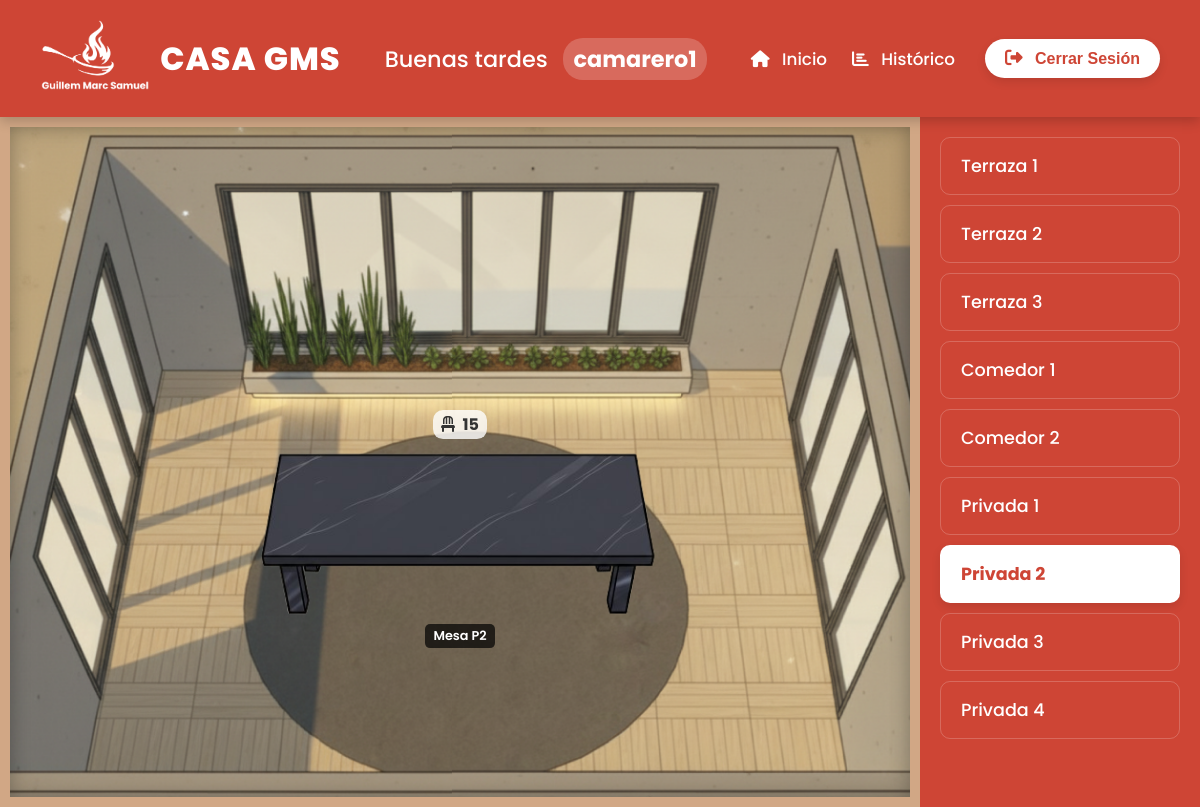
Page /PHP/PUBLIC/SALAS/privada2.php (signed in) on the committed database.
### tables this page shows
CREATE TABLE IF NOT EXISTS mesas (
    id INT AUTO_INCREMENT PRIMARY KEY,
    id_sala INT NOT NULL,
    nombre VARCHAR(20) NOT NULL,
    sillas INT NOT NULL,
    estado INT DEFAULT 1,   
    asignado_por INT NULL,  
    FOREIGN KEY (id_sala) REFERENCES salas(id) ON DELETE CASCADE,
    FOREIGN KEY (asignado_por) REFERENCES users(id) ON DELETE SET NULL
);

CREATE TABLE IF NOT EXISTS salas (
    id INT AUTO_INCREMENT PRIMARY KEY,
    nombre VARCHAR(100) NOT NULL,
    descripcion VARCHAR(255) NULL,
    num_mesas INT DEFAULT 0
);

### PHP/PUBLIC/SALAS/privada2.php (the view, shortened to what this page needs)
<?php
require_once '../../CONEXION/conexion.php';
$id_sala_actual = 7;
try {
    $stmt_mesas = $conn->prepare("
        SELECT m.*, u.username AS camarero
        FROM mesas m
        LEFT JOIN users u ON m.asignado_por = u.id
        WHERE m.id_sala = :sala
    ");
    $stmt_mesas->execute(['sala' => $id_sala_actual]);
    $mesas = $stmt_mesas->fetchAll(PDO::FETCH_ASSOC);
} catch (PDOException $e) {
    die("Error al cargar las mesas: " . $e->getMessage());
}
try {
    $stmt_salas = $conn->query("SELECT id, nombre FROM salas");
    $salas = $stmt_salas->fetchAll(PDO::FETCH_ASSOC);
} catch (PDOException $e) {
    die("Error al cargar las salas: " . $e->getMessage());
}
?>
<!DOCTYPE html>
<html lang="es">
<head>
    <link rel="stylesheet" href="https://cdnjs.cloudflare.com/ajax/libs/font-awesome/6.5.1/css/all.min.css">
    <link rel="stylesheet" href="../../../css/panel_principal.css">
    <link rel="stylesheet" href="../../../css/salas_general.css">
    <link rel="stylesheet" href="../../../css/privada2.css">
    <link rel="stylesheet" href="../../../css/mesas_privadas.css">
</head>
<body>
    <?php
    require_once '../header.php';
    ?>
    <div class="sala-container">
        <main class="sala-layout privada2">
            <?php foreach ($mesas as $mesa): ?>
                <?php
                    $clase = $mesa['estado'] == 2 ? 'ocupada' : 'libre';
                    $accion = $mesa['estado'] == 1
                        ? './../../PROCEDIMIENTOS/asignar_mesa.php'
                        : './../../PROCEDIMIENTOS/liberar_mesa.php';
                ?>
                <form action="<?php echo $accion; ?>" method="POST" class="mesa-form">
                    <button type="submit" class="mesa <?php echo $clase; ?>" id="mesa-<?php echo $mesa['id']; ?>">
                        <img src="../../../img/mesa_privada2.png" alt="Mesa" class="mesa-img">
                        <span class="mesa-label"><?php echo htmlspecialchars($mesa['nombre']); ?></span>
                        <div class="mesa-sillas">
                            <i class="fa-solid fa-chair"></i> <?php echo $mesa['sillas']; ?>
                        </div>
                    </button>
                </form>
            <?php endforeach; ?>
        </main>
        <aside class="salas-navigation">
            <?php foreach ($salas as $sala): ?>
                <?php
                    $clase_activa = ($sala['id'] == $id_sala_actual) ? 'active' : '';
                    $nombre_fichero = strtolower(str_replace(' ', '', $sala['nombre']));
                    $url = $nombre_fichero . ".php";
                ?>
                <a href="<?php echo $url; ?>" class="sala-nav-link <?php echo $clase_activa; ?>">
                    <?php echo htmlspecialchars($sala['nombre']); ?>
                </a>
            <?php endforeach; ?>
        </aside>
    </div>
</body>
</html>

### css/panel_principal.css (style rules this page uses)
* { margin: 0; padding: 0; box-sizing: border-box; }
html, body { height: 100%; font-family: 'Poppins', sans-serif; color: #333; background-color: #f4f7f9; background-image: url('../img/fondo_panel_principal.png'); background-size: cover; background-attachment: fixed; background-position: center 50%; }

### css/salas_general.css (style rules this page uses)
body { overflow: hidden; font-family: 'Poppins', sans-serif; }
.sala-container { display: flex; height: calc(100vh - 110px); position: relative; font-family: 'Poppins', sans-serif; }
.salas-navigation { width: 280px; background-color: #ce4535; padding: 20px; overflow-y: auto; box-shadow: -5px 0 15px rgba(0,0,0,0.1); display: flex; flex-direction: column; gap: 10px; }
.sala-nav-link { display: block; text-decoration: none; color: white; font-size: 1.1rem; font-weight: 500; padding: 15px 20px; border-radius: 10px; transition: background-color 0.2s ease; border: 1px solid rgba(255, 255, 255, 0.2); }
.sala-nav-link.active { background-color: white; color: #ce4535; font-weight: 700; box-shadow: 0 4px 10px rgba(0,0,0,0.1); }
.sala-layout { flex-grow: 1; position: relative; background-size: cover; background-position: center; background-repeat: no-repeat; border: 10px solid #d1a785; box-shadow: inset 0 0 20px rgba(0,0,0,0.3); }
.mesa-form { display: contents; }
.mesa { border: none; font: inherit; background-color: transparent; box-shadow: none; position: absolute; cursor: pointer; transition: transform 0.2s ease; padding: 10px; border-radius: 10px; user-select: none; display: flex; flex-direction: column; align-items: center; gap: 5px; }
.mesa-img { width: 160px; height: auto; transition: filter 0.2s ease; }
.mesa-label { background-color: rgba(0, 0, 0, 0.7); color: white; font-size: 0.8rem; font-weight: 600; padding: 3px 8px; border-radius: 5px; white-space: nowrap; }
.mesa-sillas { font-size: 1rem; font-weight: 700; color: #333; background-color: rgba(255, 255, 255, 0.8); padding: 2px 8px; border-radius: 10px; order: -1; }
.mesa-sillas i { margin-right: 4px; }

### css/privada2.css (style rules this page uses)
.sala-layout.privada2 { background-image: url('../img/privada2.png'); background-position: center; background-size: cover; }
#mesa-22 { top: 60%; left: 50%; transform: translate(-50%, -50%); }

### css/mesas_privadas.css (style rules this page uses)
.mesa-img { width: 400px; height: auto; }

### rows in the picture
mesas: nombre "Mesa P2", sillas "15"
salas: nombre "Terraza 1"
salas: nombre "Terraza 2"
salas: nombre "Terraza 3"
salas: nombre "Comedor 1"
salas: nombre "Comedor 2"
salas: nombre "Privada 1"
salas: nombre "Privada 2"
salas: nombre "Privada 3"
salas: nombre "Privada 4"

### other values in the picture
$saludo "Buenas tardes"
$username "camarero1"
